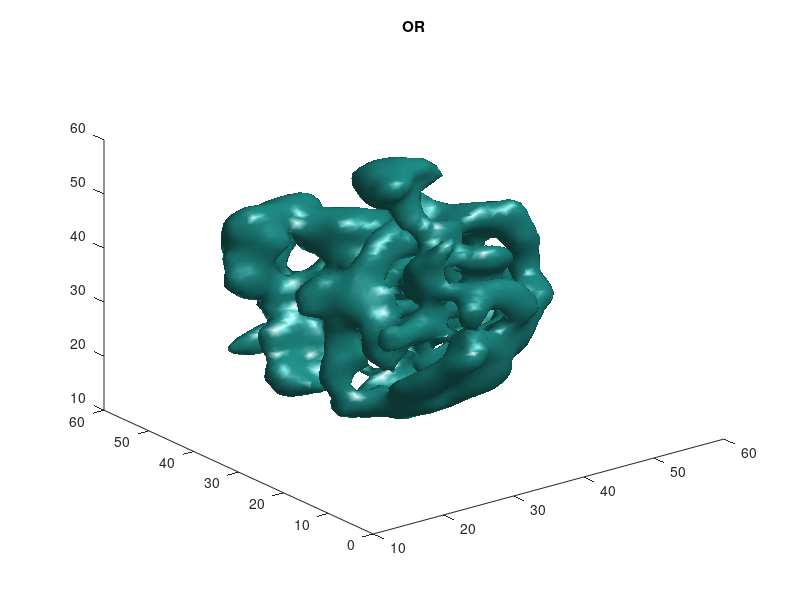

Recreate this plot in MATLAB. (Note: this script raises an error after producing the figure.)

clear all; close all; clc;

%% Generate simulated projections
% Generate 200 simulated projections of size 65x65.
% For simplicity, the projections are centered.
load cleanrib;
figure;isosurface(real(volref),max(real(volref(:)))/5);title('OR');
k = size(volref,1);
n = 129;  %65
V = zeros(n,n,n);
V(1:k,1:k,1:k)= volref;
volref = V;
K   = 500;
SNR = 1/16;
%SNR=1000; % No noise

a              = qrand(K);    %
rotmatrices    = quat2rotm(a);
rotmatricesinv = permute(rotmatrices, [2 1 3]);

A     = OpNufft3D(rotmatrices,n); % projection operator
projs = A * volref;      % projected images

[noisy_projs, sigma] = ProjAddNoise(projs, SNR); 

ref_rot = rotmatrices; 


%[projs,noisy_projs,~,ref_rot]=cryo_gen_projections(n,K,SNR);
figure;viewstack(noisy_projs,5,5); % Show some noisy projections
masked_r = 45;
masked_projs=mask_fuzzy(noisy_projs,masked_r); % Applly circular mask
figure;viewstack(masked_projs,5,5); % Show some noisy projections

% Compute polar Fourier transform, using radial resolution n_r and angular
% resolution n_theta. n_theta is the same as above.
n_theta = 360; %360;%72
n_r = 100;     %100;    %33
[npf,sampling_freqs]=cryo_pft(masked_projs,n_r,n_theta,'single');  % take Fourier transform of projections   

% Find common lines from projections
max_shift=0;
shift_step=1;
common_lines_matrix = commonlines_gaussian(npf,max_shift,shift_step);
C = clstack2C( common_lines_matrix,n_theta );
% Find reference common lines and compare
% [ref_clstack,~]=clmatrix_cheat_qq(ref_rot,n_theta);
[ref_clstack,~]=clmatrix_cheat(ref_rot,n_theta);
p = comparecl( common_lines_matrix, ref_clstack, n_theta, 10 );
fprintf('Percentage of correct common lines: %f%%\n\n',p*100);

%% Methods for est_rotmatrix 

% 1-Model p =2, q =2 
k = 1;
tic;
est_rots = R2_PEG_p2q2(C,n_theta, ref_rot);
Time(k) = toc;
[MSEs(k),est_inv_rots, err]= check_MSE(est_rots, ref_rot);
fprintf('Reconstruction projections  from clean centered projections \n');
[ Vol_1, v_b, kernel, err, iter, flag] = recon3d_firm(projs,est_inv_rots,[], 1e-4, 500, zeros(n,n,n));
figure;isosurface(real(Vol_1),max(real(Vol_1(:)))/5);title('R2PEGp2q2');
Err_v(k) = norm(volref(:) - real(Vol_1(:)))/norm(volref(:));

k = 2;
tic;
est_rots = R2_BLSPG_p2q2(C,n_theta, ref_rot);
Time(k) = toc;
[MSEs(k),est_inv_rots, err]= check_MSE(est_rots, ref_rot);
fprintf('Reconstruction projections  from clean centered projections \n');
[ Vol_2, v_b, kernel, err, iter, flag] = recon3d_firm(projs,est_inv_rots,[], 1e-4, 500, zeros(n,n,n));
figure;isosurface(real(Vol_2),max(real(Vol_2(:)))/4);title('R2BLSPGp2q2');
Err_v(k) = norm(volref(:) - real(Vol_2(:)))/norm(volref(:));


k = 3;
W = ones(2*K);
tic;
for j = 1:11
    est_rots = R2_PGM_p2q2w(W, C,n_theta, ref_rot);
    [W, res] = W_weights(est_rots, C);
     MSEss(j) = check_MSE(est_rots, ref_rot);
end
Time(k) = toc;
figure; plot(1:j,MSEss);title('MSEs');
[MSEs(k),est_inv_rots, err]= check_MSE(est_rots, ref_rot);
fprintf('Reconstruction projections  from clean centered projections \n');
[ Vol_3, v_b, kernel, err, iter, flag] = recon3d_firm(projs,est_inv_rots,[], 1e-4, 500, zeros(n,n,n));
figure;isosurface(real(Vol_3),max(real(Vol_3(:)))/5);title('R2PGMp2q2w');
Err_v(k) = norm(volref(:) - real(Vol_3(:)))/norm(volref(:));

k = 4;
tic;
est_rots = R3_PGM_p2q2w(C, n_theta, ref_rot);
Time(k) = toc;
[MSEs(k),est_inv_rots, err]= check_MSE(est_rots, ref_rot);
fprintf('Reconstruction projections  from clean centered projections \n');
[ Vol_4, v_b, kernel, err, iter, flag] = recon3d_firm(projs,est_inv_rots,[], 1e-4, 500, zeros(n,n,n));
figure;isosurface(real(Vol_4),max(real(Vol_4(:)))/5);title('R3PGMp2q2w');
Err_v(k) = norm(volref(:) - real(Vol_4(:)))/norm(volref(:));

k = 5;
tic;
est_rots = R2_PEG_p1q1(C,n_theta,ref_rot);
Time(k) = toc;
[MSEs(k),est_inv_rots, err]= check_MSE(est_rots, ref_rot);
fprintf('Reconstruction projections  from clean centered projections \n');
[ Vol_5, v_b, kernel, err, iter, flag] = recon3d_firm(projs,est_inv_rots,[], 1e-4, 500, zeros(n,n,n));
figure;isosurface(real(Vol_5),max(real(Vol_5(:)))/5);title('R2PEGp1q1');
Err_v(k) = norm(volref(:) - real(Vol_5(:)))/norm(volref(:)); 
 
fprintf('SNR = %f, pp = %f\n',  SNR, p);
fprintf('K = %d, L = %d, pp = %f\n', K, n_theta, p);
fprintf('-----------------------------------------\n')
fprintf(' Exp  Method         MSE            Time  Err_v \n')
fprintf('  1   R2_PEG_p2q2    %1.5f    %6.2f    %6.2f\n',   MSEs(1),  Time(1), Err_v(1));
fprintf('  2   R2_BLSPG_p2q2  %1.5f    %6.2f    %6.2f\n',   MSEs(2),  Time(2), Err_v(2));
fprintf('  3   R2_PGM_p2q2w   %1.5f    %6.2f    %6.2f\n',   MSEs(3),  Time(3), Err_v(3));
fprintf('  4   R3_PGM_p2q2w   %1.5f    %6.2f    %6.2f\n',   MSEs(4),  Time(4), Err_v(4));
fprintf('  5   R2_PEG_p1q1    %1.5f    %6.2f    %6.2f\n',   MSEs(5),  Time(5), Err_v(5));
fprintf('-------------------------------------------\n');


%% 2-Model p = 2, q = 2;
k = 1;
tic;
est_rots = R_PGM_p2q2(C,n_theta, ref_rot);
Time(k) = toc;
[MSEs(k),est_inv_rots, err]= check_MSE(est_rots, ref_rot); 
fprintf('Reconstruction projections  from clean centered projections \n');
[ Vol_1, v_b, kernel, err, iter, flag] = recon3d_firm(projs,est_inv_rots,[], 1e-4, 500, zeros(n,n,n));
figure;isosurface(real(Vol_1),max(real(Vol_1(:)))/5);title('RPGMp2q2');
Err_v(k) = norm(volref(:) - real(Vol_1(:)))/norm(volref(:));

k = 2;
tic;
est_rots = R_APGM_p2q2(C,n_theta, ref_rot);
Time(k) = toc;
[MSEs(k),est_inv_rots, err]= check_MSE(est_rots, ref_rot);
fprintf('Reconstruction projections  from clean centered projections \n');
[ Vol_2, v_b, kernel, err, iter, flag] = recon3d_firm(projs,est_inv_rots,[], 1e-4, 500, zeros(n,n,n));
figure;isosurface(real(Vol_2),max(real(Vol_2(:)))/5);title('RAPGMp2q2');
Err_v(k) = norm(volref(:) - real(Vol_2(:)))/norm(volref(:));

k=3;
tic;
est_rots = R_BLSPG_p2q2(C,n_theta, ref_rot);
Time(k) = toc;
[MSEs(k),est_inv_rots, err]= check_MSE(est_rots, ref_rot);
fprintf('Reconstruction projections  from clean centered projections \n');
[ Vol_3, v_b, kernel, err, iter, flag] = recon3d_firm(projs,est_inv_rots,[], 1e-4, 500, zeros(n,n,n));
figure;isosurface(real(Vol_3),max(real(Vol_3(:)))/5);title('RBLSPGp2q2');
Err_v(k) = norm(volref(:) - real(Vol_3(:)))/norm(volref(:));

k = 4;
tic;
est_rots = R_PEGM_p2q2(C,n_theta, ref_rot);
Time(k) = toc;
[MSEs(k),est_inv_rots, err]= check_MSE(est_rots, ref_rot);
fprintf('Reconstruction projections  from clean centered projections \n');
[ Vol_4, v_b, kernel, err, iter, flag] = recon3d_firm(projs,est_inv_rots,[], 1e-4, 500, zeros(n,n,n));
figure;isosurface(real(Vol_4),max(real(Vol_4(:)))/5);title('RPEGMp2q2');
Err_v(k) = norm(volref(:) - real(Vol_4(:)))/norm(volref(:));

%fprintf('SNR = %f, pp = %f\n',  SNR, p);
fprintf('SNR = %f,K = %d, L = %d, pp = %f\n',SNR, K, n_theta, p);
fprintf('-----------------------------------------\n')
fprintf(' Exp  Method         MSE      Time   Err_v\n')
fprintf('  1   R_PGM_p2q2     %1.5f   %6.2f   %6.2f\n',   MSEs(1), Time(1),Err_v(1));
fprintf('  2   R_APGM_p2q2    %1.5f   %6.2f   %6.2f\n',   MSEs(2), Time(2),Err_v(1));
fprintf('  3   R_BLSPG_p2q2   %1.5f   %6.2f   %6.2f\n',   MSEs(3), Time(3),Err_v(1));
fprintf('  4   R_PEGM_p2q2    %1.5f   %6.2f   %6.2f\n',   MSEs(4), Time(4),Err_v(1));
fprintf('-------------------------------------------\n')


%%  Model p = 2, q = 1/2

k = 1;
W = ones(2*K);
tic;
for j = 1:5
    est_rots = R_PGM_p2q2w(W, C,n_theta, ref_rot);
    [W, res] = W_weights(est_rots, C);
end
Time(k) = toc;
[MSEs(k),est_inv_rots, err]= check_MSE(est_rots, ref_rot);
fprintf('Reconstruction projections  from clean centered projections \n');
[ Vol_1, v_b, kernel, err, iter, flag] = recon3d_firm(projs,est_inv_rots,[], 1e-4, 500, zeros(n,n,n));
figure;isosurface(real(Vol_1),max(real(Vol_1(:)))/5);title('RPGMp2q2w');
Err_v(k) = norm(volref(:) - real(Vol_1(:)))/norm(volref(:));


k = 2;
W = ones(2*K);
tic;
for j = 1:5
    est_rots = R_APGM_p2q2w(W,C,n_theta, ref_rot);
    [W, res] = W_weights(est_rots, C);
end
Time(k) = toc;
[MSEs(k),est_inv_rots, err]= check_MSE(est_rots, ref_rot);
fprintf('Reconstruction projections  from clean centered projections \n');
[ Vol_2, v_b, kernel, err, iter, flag] = recon3d_firm(projs,est_inv_rots,[], 1e-4, 500, zeros(n,n,n));
figure;isosurface(real(Vol_2),max(real(Vol_2(:)))/5);title('RAPGMp2q2w');
Err_v(k) = norm(volref(:) - real(Vol_2(:)))/norm(volref(:));

k=3;
W = ones(2*K);
tic;
for j = 1:5
    est_rots = R_BLSPG_p2q2w(W, C,n_theta, ref_rot);
    [W, res] = W_weights(est_rots, C);
end
Time(k) = toc;
[MSEs(k),est_inv_rots, err]= check_MSE(est_rots, ref_rot);
fprintf('Reconstruction projections  from clean centered projections \n');
[ Vol_3, v_b, kernel, err, iter, flag] = recon3d_firm(projs,est_inv_rots,[], 1e-4, 500, zeros(n,n,n));
figure;isosurface(real(Vol_3),max(real(Vol_3(:)))/5);title('RBLSPGp2q2w');
Err_v(k) = norm(volref(:) - real(Vol_2(:)))/norm(volref(:));


k = 4;
W = ones(2*K);
tic;
W = ones(2*K);
tic;
for j = 1:5
    est_rots = R_PEGM_p2q2w(W,C,n_theta, ref_rot);
    [W, res] = W_weights(est_rots, C);
end
Time(k) = toc;
[MSEs(k),est_inv_rots, err]= check_MSE(est_rots, ref_rot);
fprintf('Reconstruction projections  from clean centered projections \n');
[ Vol_4, v_b, kernel, err, iter, flag] = recon3d_firm(projs,est_inv_rots,[], 1e-4, 500, zeros(n,n,n));
figure;isosurface(real(Vol_4),max(real(Vol_4(:)))/5);title('RPEGMp2q2w');
Err_v(k) = norm(volref(:) - real(Vol_4(:)))/norm(volref(:));


%%  Model p = 2, q = 1/2
fprintf('SNR = %f, pp = %f\n',  SNR, p);
fprintf('K = %d, L = %d, pp = %f\n', K, n_theta, p);
fprintf('-----------------------------------------\n')
fprintf(' Exp  Method         MSE         Time     Err_v\n')
fprintf('  1   R_PGM_p2q2w    %1.5f   %6.2f   %6.2f\n',   MSEs(1), Time(1),Err_v(1));
fprintf('  2   R_APGM_p2q2w   %1.5f   %6.2f   %6.2f\n',   MSEs(2), Time(2),Err_v(1));
fprintf('  3   R_BLSPG_p2q2w  %1.5f   %6.2f   %6.2f\n',   MSEs(3), Time(3),Err_v(1));
fprintf('  4   R_PEGM_p2q2w   %1.5f   %6.2f   %6.2f\n',   MSEs(4), Time(4),Err_v(1));
fprintf('-------------------------------------------\n')


%% Model p = 2, q = 1;
k = 1;
tic;
est_inv_rots = R_PDM_p2q1(C,n_theta, ref_rot);
Time(k) = toc;
MSE(k) = check_MSE(est_inv_rots, ref_rot);


k = 2;
tic;
est_inv_rots = R_PEGM_p2q1(C,n_theta, ref_rot);
Time(k) = toc;
MSE(k) = check_MSE(est_inv_rots, ref_rot);

k = 3;
tic;
est_inv_rots = R_PGBLS_p2q1(C,n_theta, ref_rot);
Time(k) = toc;
MSE(k) = check_MSE(est_inv_rots, ref_rot);


fprintf('SNR = %f, pp = %f\n',  SNR, p);
fprintf('K = %d, L = %d, pp= %f \n', K, n_theta,p);
fprintf('-----------------------------------------\n')
fprintf(' Exp  Method          MSE         Time\n')
fprintf('  1   R_PDM_p2q1     %1.5f      %6.2f\n',   MSE(1),  Time(1));
fprintf('  2   R_PEGM_p2q1    %1.5f      %6.2f\n',   MSE(2),  Time(2));
fprintf('  3   R_PGBLS_p2q1   %1.5f      %6.2f\n',   MSE(3),  Time(3));
fprintf('-------------------------------------------\n')









%% Test est_orientations_LS + SDPLR
% tic;
% est_inv_rots = est_orientations_LS(common_lines_matrix, n_theta);
% Time(1) = toc;
% MSEs(1) = check_MSE(est_inv_rots, ref_rot);
% fprintf('Reconstruction projections  from clean centered projections \n')
% 
% [ v_LS, v_b, kernel ,err, iter, flag] = recon3d_firm(masked_projs,est_inv_rots,[], 1e-4, 500, zeros(n,n,n));
% figure;isosurface(real(v_LS),max(real(v_LS(:)))/5);


%% With spectral norm constraint + ADMM
k = 1;
pars.alpha = 2/3;
tic;
est_inv_rots = est_orientations_LS(common_lines_matrix, n_theta, pars,ref_rot);
Time(k) = toc;
[MSEs(k), est_inv_rots]= check_MSE(est_inv_rots, ref_rot);
[ v_LSc, v_b, kernel ,err, iter, flag] = recon3d_firm(projs,est_inv_rots,[], 1e-4, 500, zeros(n,n,n));
figure;isosurface(real(v_LSc),max(real(v_LSc(:)))/5);title('LSc');
Err_v(k) = norm(volref(:) - real(v_LSc(:)))/norm(volref(:));

%% Test est_orientations_LUD
k=2;
tic;
est_inv_rots = est_orientations_LUD(common_lines_matrix,n_theta);
Time(k) = toc;
[MSEs(k), est_inv_rots]= check_MSE(est_inv_rots, ref_rot);
[ v_LUDADMM, v_b, kernel ,err, iter, flag] = recon3d_firm(projs,est_inv_rots,[], 1e-4, 500, zeros(n,n,n));
figure;isosurface(real(v_LUDADMM),max(real(v_LUDADMM(:)))/5);title('ADMM');
Err_v(k) = norm(volref(:) - real(v_LUDADMM(:)))/norm(volref(:));

% ADMM with spectral norm constraint
k = 3;
pars.alpha = 2/3;
pars.solver = 'ADMM';
tic;
est_inv_rots = est_orientations_LUD(common_lines_matrix,n_theta, pars);
Time(k) = toc;
[MSEs(k), est_inv_rots] = check_MSE(est_inv_rots, ref_rot);
[ v_LUDADMMc, v_b, kernel ,err, iter, flag] = recon3d_firm(projs,est_inv_rots,[], 1e-4, 500, zeros(n,n,n));
figure;isosurface(real(v_LUDADMMc),max(real(v_LUDADMMc(:)))/5);title('ADMMc');
Err_v(k)= norm(volref(:) - real(v_LUDADMMc(:)))/norm(volref(:));

%% IRLS
%  pars.solver = 'IRLS';
% pars.alpha = 0;
% tic;
% est_inv_rots = est_orientations_LUD(common_lines_matrix,n_theta, pars);
% Time(5) = toc;
% [MSEs(5), est_inv_rots] = check_MSE(est_inv_rots, ref_rot);
% [ v_IRLS, v_b, kernel ,err, iter, flag] = recon3d_firm(projs,est_inv_rots,[], 1e-4, 500, zeros(n,n,n));
% figure;isosurface(real(v_IRLS),max(real(v_IRLS(:)))/5);
% Err_v(5) = norm(volref(:) - real(v_IRLS(:)))/norm(volref(:))
% MSEs(5)

% IRLS with spectral norm constraint
k= 4;
pars.solver = 'IRLS';
pars.alpha = 2/3;
tic;
est_inv_rots = est_orientations_LUD(common_lines_matrix,n_theta, pars);
Time(k) = toc;
[MSEs(k), est_inv_rots] = check_MSE(est_inv_rots, ref_rot);
[ v_IRLSc, v_b, kernel ,err, iter, flag] = recon3d_firm(projs,est_inv_rots,[], 1e-4, 500, zeros(n,n,n));
figure;isosurface(real(v_IRLSc),max(real(v_IRLSc(:)))/4);title('IRLSc');
Err_v(k) = norm(volref(:) - real(v_IRLSc(:)))/norm(volref(:));




%% Print the MSEs and cost time of the results

fprintf('SNR = %f, pp = %f\n',  SNR, p);
fprintf('K = %d, n_r = %d, L = %d,masked_r = %d \n', K,n_r, n_theta,masked_r);
fprintf('-----------------------------------------\n')
fprintf('  1   LSc     %1.5f    %1.5f  %6.2f\n',   MSEs(1), Err_v(1), Time(1));
fprintf('  2   LUD     %1.5f    %1.5f  %6.2f\n',   MSEs(2), Err_v(2), Time(2));
fprintf('  3   LUDc    %1.5f    %1.5f  %6.2f\n',   MSEs(3), Err_v(3), Time(3));
fprintf('  4  IRLSc    %1.5f    %1.5f  %6.2f\n',    MSEs(4),Err_v(4), Time(4));
fprintf('-------------------------------------------\n')




% [FSC_PD, spatialFrequency, meanIntensity] = FourierShellCorrelate(v_PD,volref,n,n);
% [FSC_PDc, spatialFrequency, meanIntensity] = FourierShellCorrelate(v_PDc,volref,n,n);
% [FSC_LSc, spatialFrequency, meanIntensity] = FourierShellCorrelate(v_LSc,volref,n,n);
% [FSC_ADMM, spatialFrequency, meanIntensity] = FourierShellCorrelate(v_LUDADMM,volref,n,n);
% [FSC_ADMMc, spatialFrequency, meanIntensity] = FourierShellCorrelate(v_LUDADMMc,volref,n,n);
% [FSC_IRLSc, spatialFrequency, meanIntensity] = FourierShellCorrelate(v_IRLSc,volref,n,n);
% [FSC_eig, spatialFrequency, meanIntensity] = FourierShellCorrelate(v_eig,volref,n,n);
% 
% 
% figure;    
% tick_spacing = 1;     
% plot(FSC_PD,'b','LineWidth',2);hold on     
% plot(FSC_LSc,'c--','LineWidth',2);hold on ;   
% plot(FSC_ADMM,'g','LineWidth',2);hold on ;  
% plot(FSC_ADMMc,'b--','LineWidth',2);  hold on ;
% plot(FSC_IRLSc,'r--','LineWidth',2);  hold on ;
% plot(FSC_eig,'y','LineWidth',2);  
% ylim([0 0.1]); %xlim([1 n/2]) 
% set(gca,'YTick',[0,0.143,0.5,1])
% f_ind_s = num2str([0:0.01:0.05]');    
% set(gca,'XTickLabel',f_ind_s);   
% ylabel('FSC');   
% xlabel('Spatial frequency (1/pixel size)')   
% grid on   
% legend('firm','Tikfix','Tik','TV'); set(gca, 'FontSize',18);  
% % print('-dpng',strcat('emd8523FSC',num2str(1/SNR),num2str(-K)));
% 
% 
% 






